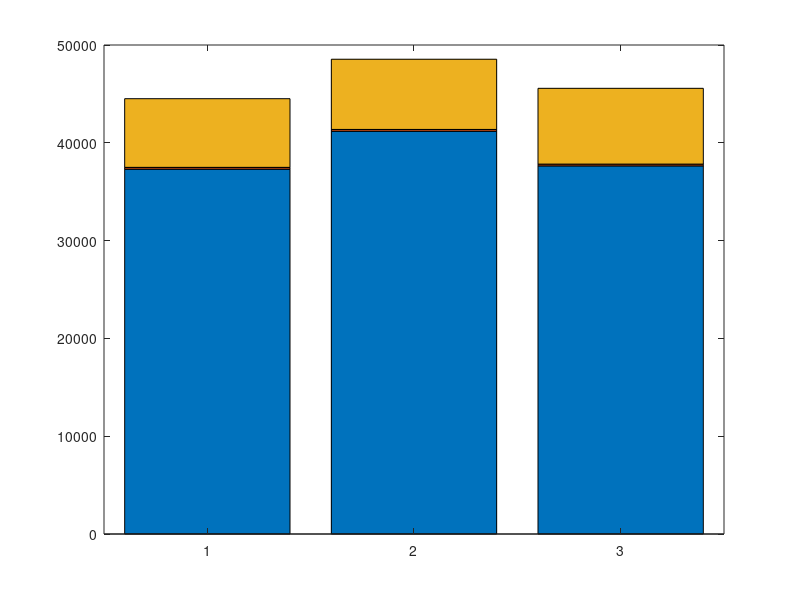

Reproduce this figure in MATLAB. (Note: this script raises an error after producing the figure.)
% data
x = {'6lh'; '6lr'; '6lbr'};
y = [ 37305 184 7022 ; 41183 184 7178 ; 37639 184 7748 ];
% enddata

% Construct graph
figure;
bar(y,'stacked');
set(gca,'XTickLabels',x); 
legend('Code','Initialized variables','Uninitialized variables',2);
xlabel('Entity');
ylabel('memory (bytes)');
title('msp430-size over 6LoWPAN-ND entities');
